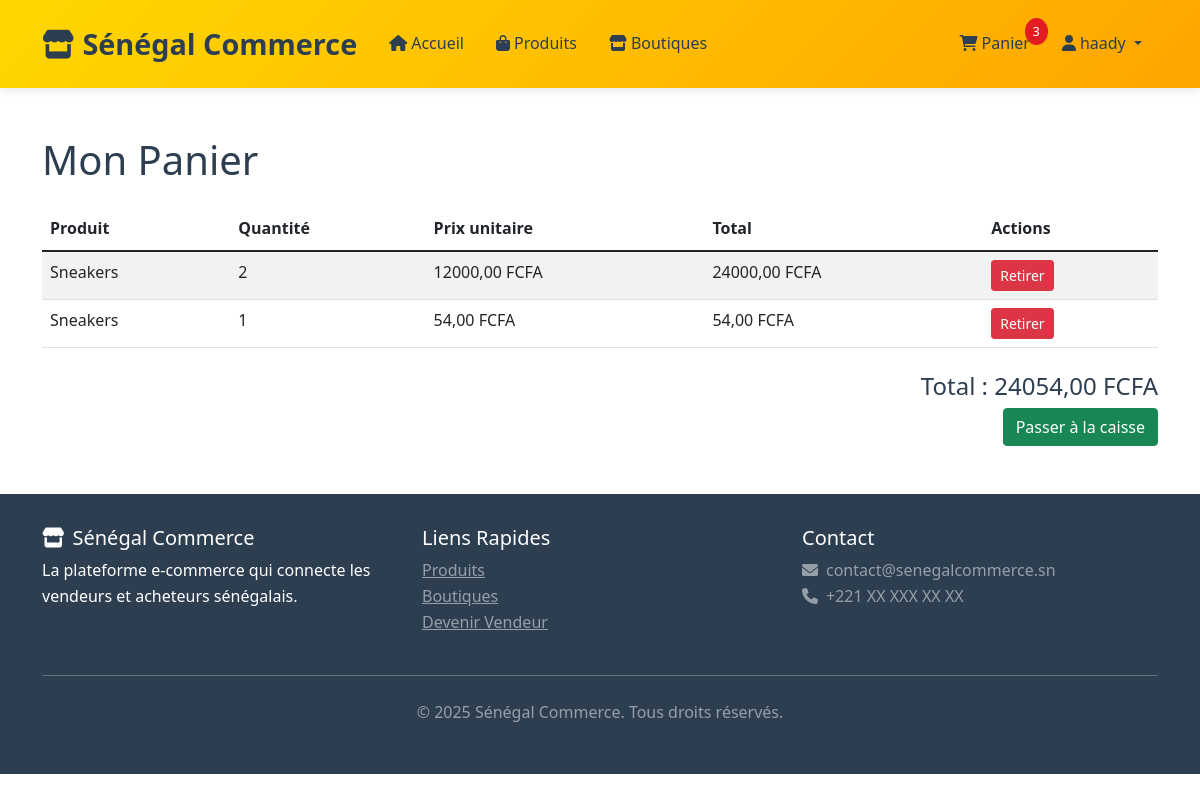
Screenshot of /cart/ (signed in) with the database file from the repository.
### accounts/models.py (models this page shows, shortened)
class CustomUser(AbstractUser):
    USER_TYPE_CHOICES = [
        ('customer', 'Client'),
        ('vendor', 'Vendeur'),
    ]
    user_type = models.CharField(
        max_length=10,
        choices=USER_TYPE_CHOICES,
        default='customer',
        verbose_name="Type d'utilisateur"
    )
    phone = models.CharField(
        max_length=20,
        blank=True,
        null=True,
        verbose_name="Téléphone"
    )
    address = models.TextField(
        blank=True,
        null=True,
        verbose_name="Adresse"
    )
    city = models.CharField(
        max_length=100,
        blank=True,
        null=True,
        verbose_name="Ville"
    )
    created_at = models.DateTimeField(auto_now_add=True)
    updated_at = models.DateTimeField(auto_now=True)
    class Meta:
        verbose_name = "Utilisateur"
        verbose_name_plural = "Utilisateurs"

### customers/models.py (models this page shows, shortened)
class CartItem(models.Model):
    cart = models.ForeignKey(Cart, related_name='items', on_delete=models.CASCADE)
    product = models.ForeignKey('products.Product', on_delete=models.CASCADE)
    quantity = models.PositiveIntegerField(default=1)
    created_at = models.DateTimeField(auto_now_add=True)
    @property
    def total_price(self):
        return self.quantity * self.product.price
    class Meta:
        verbose_name = "Article du panier"
        verbose_name_plural = "Articles du panier"
        unique_together = ['cart', 'product']

class Cart(models.Model):
    user = models.OneToOneField(settings.AUTH_USER_MODEL, on_delete=models.CASCADE)
    created_at = models.DateTimeField(auto_now_add=True)
    updated_at = models.DateTimeField(auto_now=True)
    @property
    def total_price(self):
        return sum(item.total_price for item in self.items.all())
    @property
    def total_items(self):
        return sum(item.quantity for item in self.items.all())
    class Meta:
        verbose_name = "Panier"
        verbose_name_plural = "Paniers"

### products/models.py (models this page shows, shortened)
class Product(models.Model):
    shop = models.ForeignKey(Shop, on_delete=models.CASCADE, verbose_name="Boutique")
    category = models.ForeignKey(Category, on_delete=models.SET_NULL, null=True, blank=True, verbose_name="Catégorie")
    name = models.CharField(max_length=200, verbose_name="Nom du produit")
    description = models.TextField(verbose_name="Description")
    price = models.DecimalField(max_digits=10, decimal_places=2, verbose_name="Prix (FCFA)")
    image = models.ImageField(upload_to='products/', verbose_name="Image principale")
    stock_quantity = models.PositiveIntegerField(default=0, verbose_name="Quantité en stock")
    is_active = models.BooleanField(default=True, verbose_name="Actif")
    is_featured = models.BooleanField(default=False, verbose_name="Produit vedette")
    weight = models.DecimalField(max_digits=8, decimal_places=2, blank=True, null=True, verbose_name="Poids (kg)")
    dimensions = models.CharField(max_length=100, blank=True, verbose_name="Dimensions")
    created_at = models.DateTimeField(auto_now_add=True)
    updated_at = models.DateTimeField(auto_now=True)
    class Meta:
        verbose_name = "Produit"
        verbose_name_plural = "Produits"
        ordering = ['-created_at']

### customers/views.py (the view)
# urls.py: path('cart/', views.cart_view, name='cart_view'),
@login_required
def cart_view(request):
    cart, _ = services.get_or_create_cart(request.user)
    return render(request, 'customers/cart.html', {'cart': cart})

### customers/context_processors.py (called while the page is built)
def cart_count(request):
    if request.user.is_authenticated:
        try:
            cart = Cart.objects.get(user=request.user)
            count = cart.total_items
            return {
                'cart_item_count': count,
                'car_item_count': count, # support de la faute de frappe dans base.html
            }
        except Cart.DoesNotExist:
            pass
    return {
        'cart_item_count': 0,
        'car_item_count': 0,
    }

### customers/services.py (called while the page is built)
def get_or_create_cart(user):
    return Cart.objects.get_or_create(user=user)

### templates/customers/cart.html (shortened to what this page needs)
{% extends 'base.html' %}
{% block content %}
<div class="container my-5">
    <h1 class="mb-4">Mon Panier</h1>
    {% if cart.items.exists %}
    <table class="table table-striped">
        <thead>
            <tr>
                <th>Produit</th>
                <th>Quantité</th>
                <th>Prix unitaire</th>
                <th>Total</th>
                <th>Actions</th>
            </tr>
        </thead>
        <tbody>
            {% for item in cart.items.all %}
            <tr>
                <td>{{ item.product.name }}</td>
                <td>{{ item.quantity }}</td>
                <td>{{ item.product.price }} FCFA</td>
                <td>{{ item.total_price }} FCFA</td>
                <td>
                    <form method="post" action="{% url 'remove_from_cart' item.id %}">
                        <button type="submit" class="btn btn-sm btn-danger">Retirer</button>
                    </form>
                </td>
            </tr>
            {% endfor %}
        </tbody>
    </table>
    <div class="text-end mt-4">
        <h4>Total : {{ cart.total_price }} FCFA</h4>
        <a href="{% url 'checkout' %}" class="btn btn-success">Passer à la caisse</a>
    </div>
    {% else %}
    <p>Votre panier est vide.</p>
    {% endif %}
</div>
{% endblock %}

### templates/base.html (shortened to what this page needs)
<!DOCTYPE html>
<html lang="fr">
{% load static %}
<head>
    <link href="https://cdn.jsdelivr.net/npm/bootstrap@5.1.3/dist/css/bootstrap.min.css" rel="stylesheet">
    <link href="https://cdnjs.cloudflare.com/ajax/libs/font-awesome/6.0.0/css/all.min.css" rel="stylesheet">
    <link href="{% static 'css/style.css' %}" rel="stylesheet">
</head>
<body>
    <nav class="navbar navbar-expand-lg navbar-light">
        <div class="container">
            <a class="navbar-brand" href="{% url 'home' %}">
                <i class="fas fa-store me-2"></i>Sénégal Commerce
            </a>
            <div class="collapse navbar-collapse" id="navbarNav">
                <ul class="navbar-nav me-auto">
                    <li class="nav-item">
                        <a class="nav-link" href="{% url 'home' %}">
                            <i class="fas fa-home me-1"></i>Accueil
                        </a>
                    </li>
                    <li class="nav-item">
                        <a class="nav-link" href="{% url 'product_list' %}">
                            <i class="fas fa-shopping-bag me-1"></i>Produits
                        </a>
                    </li>
                    <li class="nav-item">
                        <a class="nav-link" href="{% url 'shop_list' %}">
                            <i class="fas fa-store me-1"></i>Boutiques
                        </a>
                    </li>
                </ul>
                <ul class="navbar-nav">
                    {% if user.is_authenticated %}
                        <li class="nav-item position-relative">
                            <a class="nav-link position-relative" href="{% url 'cart_view' %}">
                                <i class="fas fa-shopping-cart me-1"></i>Panier
                                {% if car_item_count > 0 %}
                                    <span class="cart-badge">
                                         {{ cart_item_count }}
                                        </span>
                                {% endif %}
                            </a>
                        </li>
                        <li class="nav-item dropdown">
                            <a class="nav-link dropdown-toggle" href="#" id="userDropdown" role="button" data-bs-toggle="dropdown">
                                <i class="fas fa-user me-1"></i>{{ user.username }}
                            </a>
                        </li>
                    {% endif %}
                </ul>
            </div>
        </div>
    </nav>
    <main>
        {% block content %}
        {% endblock %}
    </main>
    <footer class="footer mt-5">
        <div class="container">
            <div class="row">
                <div class="col-md-4">
                    <h5><i class="fas fa-store me-2"></i>Sénégal Commerce</h5>
                    <p>La plateforme e-commerce qui connecte les vendeurs et acheteurs sénégalais.</p>
                </div>
                <div class="col-md-4">
                    <h5>Liens Rapides</h5>
                    <ul class="list-unstyled">
                        <li><a href="{% url 'product_list' %}" class="text-white-50">Produits</a></li>
                        <li><a href="{% url 'shop_list' %}" class="text-white-50">Boutiques</a></li>
                        <li><a href="{% url 'signup' %}" class="text-white-50">Devenir Vendeur</a></li>
                    </ul>
                </div>
                <div class="col-md-4">
                    <h5>Contact</h5>
                    <p class="text-white-50">
                        <i class="fas fa-envelope me-2"></i>contact@senegalcommerce.sn<br>
                        <i class="fas fa-phone me-2"></i>+221 XX XXX XX XX
                    </p>
                </div>
            </div>
            <hr class="my-4">
            <div class="text-center">
                <p class="text-white-50">&copy; 2025 Sénégal Commerce. Tous droits réservés.</p>
            </div>
        </div>
    </footer>
</body>
</html>

### static/css/style.css (style rules this page uses)
:root { --senegal-yellow: #FFD700; --senegal-green: #00A651; --senegal-red: #E31B23; --senegal-white: #FFFFFF; --senegal-dark: #2C3E50; --senegal-light-gray: #F8F9FA; }
* { margin: 0; padding: 0; box-sizing: border-box; }
body { font-family: 'Segoe UI', Tahoma, Geneva, Verdana, sans-serif; line-height: 1.6; color: var(--senegal-dark); background-color: var(--senegal-white); }
.navbar { background: linear-gradient(135deg, var(--senegal-yellow) 0%, #FFA500 100%); box-shadow: 0 2px 10px rgba(0,0,0,0.1); padding: 1rem 0; background-color: #004080 }
.navbar-brand { font-weight: bold; font-size: 1.8rem; color: var(--senegal-dark) !important; }
.navbar-nav .nav-link { color: var(--senegal-dark) !important; font-weight: 500; margin: 0 0.5rem; transition: all 0.3s ease; }
.footer { background-color: var(--senegal-dark); color: white; padding: 2rem 0; margin-top: 4rem; }
.cart-badge { background-color: var(--senegal-red); color: white; border-radius: 50%; padding: 0.2rem 0.5rem; font-size: 0.8rem; position: absolute; top: -5px; right: -10px; }

### rows the page displays
CustomUser: username "haady"
CartItem: product.name "Sneakers", quantity "2", product.price "12000,00", total_price "24000,00"
CartItem: product.name "Sneakers", quantity "1", product.price "54,00", total_price "54,00"
Cart: total_price "24054,00"

### other values shown
{{ cart_item_count }} "3"
